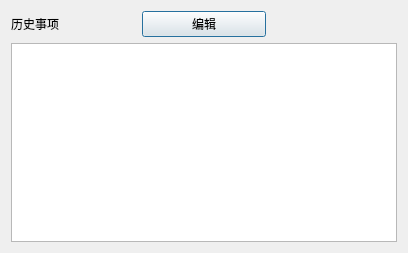
<?xml version="1.0" encoding="UTF-8"?>
<ui version="4.0">
 <class>history</class>
 <widget class="QDialog" name="history">
  <property name="geometry">
   <rect>
    <x>0</x>
    <y>0</y>
    <width>408</width>
    <height>253</height>
   </rect>
  </property>
  <property name="windowTitle">
   <string>Dialog</string>
  </property>
  <layout class="QGridLayout" name="gridLayout">
   <item row="2" column="0" colspan="3">
    <widget class="QUndoView" name="undoView"/>
   </item>
   <item row="0" column="0">
    <widget class="QLabel" name="label">
     <property name="text">
      <string>历史事项</string>
     </property>
    </widget>
   </item>
   <item row="0" column="1">
    <widget class="QPushButton" name="pushButton">
     <property name="text">
      <string>编辑</string>
     </property>
    </widget>
   </item>
  </layout>
 </widget>
 <resources/>
 <connections/>
</ui>
